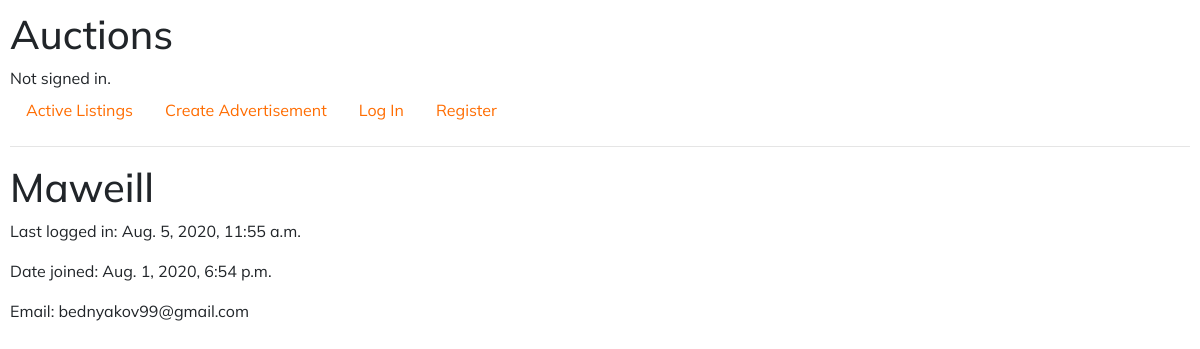
Screenshot of /accounts/Maweill with the database file from the repository.
### auctions/models.py (models this page shows)
class User(AbstractUser):
	pass

### auctions/views.py (the view)
# urls.py: path("accounts/<str:username>", views.profile, name="profile")
def profile(request, username):
    user = User.objects.get(username=username)
    return render(request, "auctions/profile.html", {
        "profile": user
        })

### auctions/templates/auctions/profile.html (shortened to what this page needs)
{% extends "auctions/layout.html" %}
{% block body %}
<h1>{{ profile.username }}</h1>
<div><p>Last logged in: {{ profile.last_login}}</p></div>
<div><p>Date joined: {{ profile.date_joined }}</p></div>
<div><p>Email: {{ profile.email }}</p></div>
{% endblock %}

### auctions/static/auctions/styles.css (style rules this page uses)
body { padding: 10px; font-family: Mulish; }

### rows the page displays
User: username "Maweill", last_login "Aug. 5, 2020, 11:55 a.m.", date_joined "Aug. 1, 2020, 6:54 p.m.", email "bednyakov99@gmail.com"
